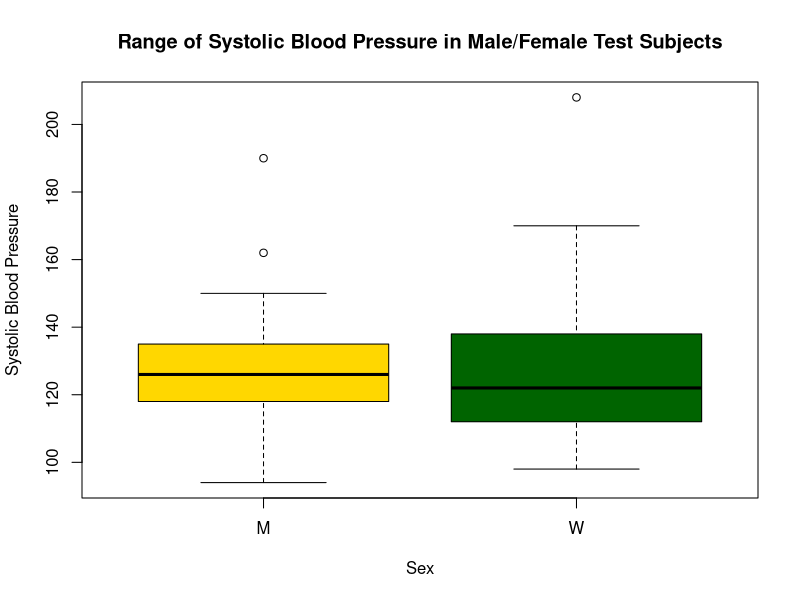
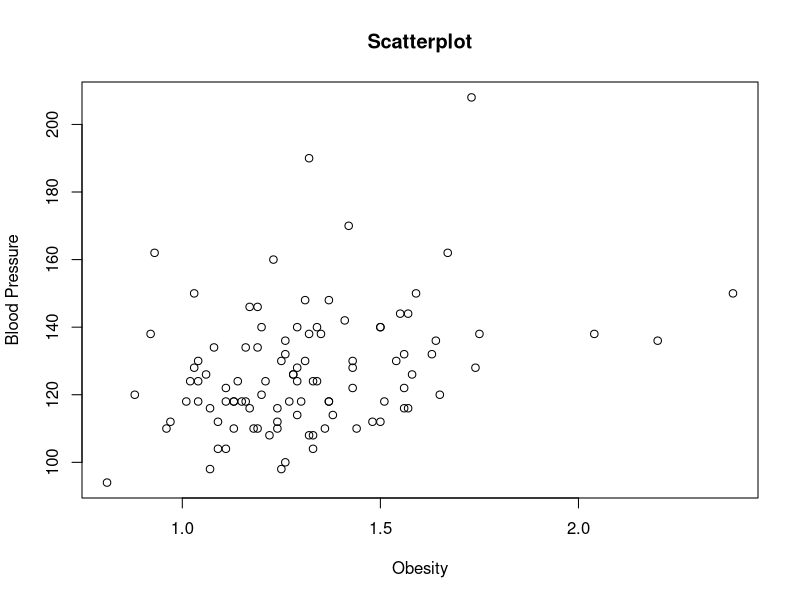
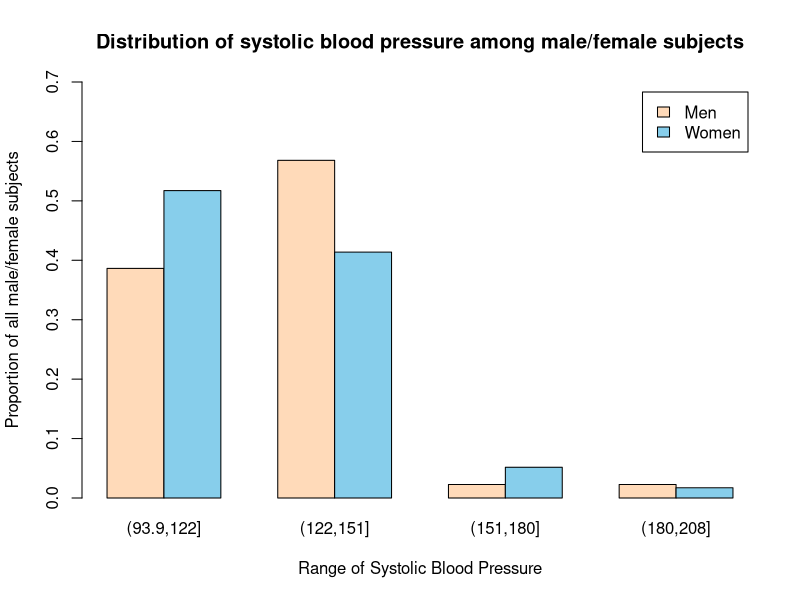

Write R code to recreate these figures, in order.
###Submission of h1 of Stochastics 406-0603-AAL, by LAW_Toby, Legi 19-945-484
## We will work on a data set on obesity.

## The ‘bp.obese’ text file has 102 rows (plus header) and 3 columns.
## It contains data from a random sample of Mexican-American adults in
## a small California town. Values in this file are separated by a
## comma. This is standard format, if you export data from Excel (by
## using "Save as" and then selecting ".csv"). I suggest you have a
## look at this file with a text editor.

## This text file contains the following columns:
## ‘sex’   a numeric vector, code 0: male, 1: female.
## ‘obese’ a numeric vector, ratio of actual weight to ideal weight
##         from New York Metropolitan Life Tables.
## ‘bp’    a numeric vector, systolic blood pressure (mm Hg).

## To get started, check your current working directory. 
## Adapt your current working directory so that it points to the folder 
## where you saved the text file "bp.obese.txt".
getwd()
setwd("worksamples/Probability_and_Statistics")

## 1) Read in the data set from the text file "bp.obese.csv" and save
## it in a data frame called "bp.obese". The first column must be
## saved as a "factor", the other columns must be saved as
## "numeric". (Hint: Use the command "read.table" and the option "sep"
## and "colClasses"; also check "?read.table")

#Solution to Question 1)
bp.obese <- read.table("bp.obese.csv", sep = ",", header = TRUE, colClasses = c("factor", "numeric", "numeric"))

## 2) Compute the mean systolic blood pressure of all persons in this 
## data set!

#Solution to Question 2)
sum_bp <- sum(bp.obese$bp)
mean_bp <- sum_bp/length(bp.obese$bp)
mean_bp

## 3) Use the function "tapply" to compute the mean systolic blood
## pressure for man and women.

#Solution to Question 3)
table(bp.obese$sex)
tapply(bp.obese$bp, bp.obese$sex, mean)

## 4) Make a new data frame called "dat2" that contains all males with
## a systolic blood pressure bp satisfying bp >= 100 and bp <= 120. 

#Solution to Question 4)
dat2 <- data.frame(bp.obese$bp[bp.obese$sex == "M" & bp.obese$bp >=100 & bp.obese$bp <=120])

## 5) Make a new data frame called "dat3" that contains the old data
## frame "bp.obese" but has two additional columns: One column called
## "bpSq" which contains the squared values of the column "bp" (the
## square of "x" in R can be computed using "x^2"); the other column
## called "special" must contain the values of "bp" divided by the
## mean of all values in column "obese". The mean of "obese" must not
## occur in "dat3". 

#Solution to Question 5)
dat3 <- within(bp.obese, bpSq <- bp.obese$bp^2)
dat3 <- within(dat3, special <- bp.obese$bp/mean(bp.obese$obese))
dat3

#ALTERNATIVE ANSWER for Question 5):
#bpSq <- bp.obese$bp^2
#special <- bp.obese$bp/mean(bp.obese$obese)
#dat3 <- cbind(bp.obese, bpSq, special)

## 6) We now carry on with the original data "bp.obese". Make a
## boxplot comparing the systolic blood pressure for men and
## women. Under each boxplot, there should be an indicator "M" or "W"
## indicating the group.

#Solution to Question 6)
bp_men <- bp.obese$bp[bp.obese$sex == "M"]
bp_women <- bp.obese$bp[bp.obese$sex == "W"]
boxplot(bp_men, bp_women, names = c("M", "W"), col = c("gold", "darkgreen"), xlab = "Sex",
        ylab = "Systolic Blood Pressure", main = "Range of Systolic Blood Pressure in Male/Female Test Subjects")

## 7) Plot "bp" (y-axis) vs. "obese" (x-axis). Use the options "xlab"
## and "ylab" to write "Obesity" on the x-axis and "Blood Pressure" on
## the y-axis. Put the title "Scatterplot" on top of the graph.

#Solution to Question 7)
bp <- bp.obese$bp
obese <- bp.obese$obese
plot(obese, bp, xlab = "Obesity", ylab = "Blood Pressure", type = "p", main = "Scatterplot")


## 8) We now discretize the variable blood pressure into four groups:
## Make a two-way table of all persons according to "bpDiscrete" and
## "sex". Save the table in the variable "tab1".

#Solution to Question 8)
bpDiscrete <- cut(bp.obese$bp, 4)
sex <- bp.obese$sex
tab1 <- table(sex, bpDiscrete)
tab1

## 9) Transform "tab1" into a table called "tab2" that contains the
## proportions of blood pressure within sex (I.e., if you add all 4
## proportions for males, you get 1).

#Solution to Question 9
men_sum <-length(bpDiscrete[sex == "M"])
women_sum <-length(bpDiscrete[sex == "W"])
tab2 <- tab1
tab2[1,] <- tab1[1,]/men_sum
tab2[2,] <- tab1[2,]/women_sum
tab2

## 10) Visualize the table "tab2" using a bar plot (choose the default
## layout).

#Solution to Question 10)
plot_men <- tab2[1,]
plot_women <- tab2[2,]
barplot.default(tab2, beside = TRUE, col = c("peachpuff", "skyblue"), legend.text = c("Men", "Women"),
                xlab = "Range of Systolic Blood Pressure", ylab = "Proportion of all male/female subjects",
                ylim = c(0,0.7), main = "Distribution of systolic blood pressure among male/female subjects")
